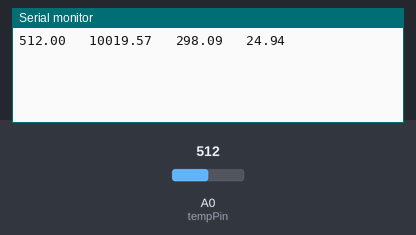
Bench run of a program on a simulated Arduino Uno, built with avr-gcc and run on an emulated ATmega328P. Shown: the last lines printed to the serial monitor. Inputs (shaded band) come from the test bench; at power-on: A0 (tempPin) = 512.

Above: at 1.2 s.
1.3 s: A0 (tempPin) set to 1014
At 2.6 s:
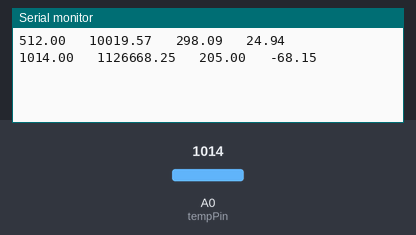
2.8 s: A0 (tempPin) set to 1023
At 4.5 s:
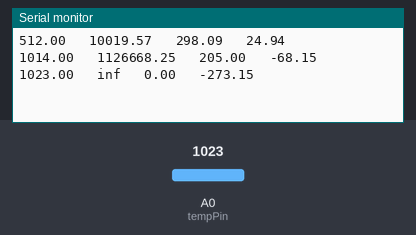

Measured:
- the behaviour switches between 1022 and 1023 on A0 (tempPin) (found by bisection; images 1 and 2)
- after the input at 1.3 s, the serial monitor: prints a new line after 0.80 s (image 1)
- after the input at 2.8 s, the serial monitor: prints a new line after 1.4 s (image 2)

The program:

main.cpp
```cpp
#include <Arduino.h>


#define tempPin A0
// resistance at 25 degrees C
#define THERMISTORNOMINAL 10000.0
// temp. for nominal resistance (almost always 25 C)
#define TEMPERATURENOMINAL 25
// The beta coefficient of the thermistor (usually 3000-4000)
#define BCOEFFICIENT 3100
// the value of the 'other' resistor
#define SERIESRESISTOR 10000.0
#define NUM_SAMPLES 5

void setup() {
  // put your setup code here, to run once:
  Serial.begin(9600);

}

void loop() {
  // put your main code here, to run repeatedly:
  float sum = 0.0;
  for(int i = 0; i < NUM_SAMPLES; i++){
   sum+= analogRead(tempPin);
   delay(10);
  }

  float raw = sum / NUM_SAMPLES;
  float res = 1023 / raw - 1;
  res = SERIESRESISTOR / res;
  float steinhart = log(res/ THERMISTORNOMINAL ) / BCOEFFICIENT;
  float k = 1.0 / (steinhart + 1.0 / (TEMPERATURENOMINAL + 273.15));
  float c = k - 273.15;

  Serial.print(raw);
  Serial.print("   ");
  Serial.print(res);
  Serial.print("   ");
  Serial.print(k);
  Serial.print("   ");
  Serial.println(c);
  delay(2000);
  }
```
